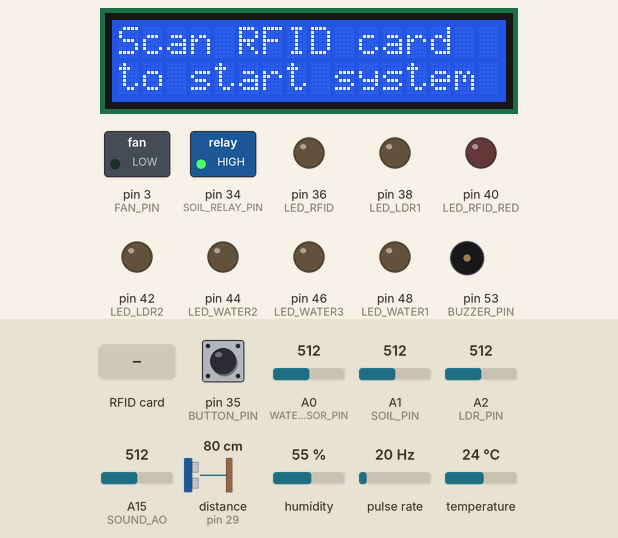
The sketch below on a simulated Arduino Mega 2560, built with avr-gcc and run on an emulated ATmega2560. Shown: 16×2 character LCD, switched loads named in the sketch (green lamp = pin HIGH), output pins drawn as LEDs (lit = HIGH), buzzer (waves = sounding, pin HIGH). Wiring (inferred from the names in the program): pulse sensor: data pin 2. The test bench sets the inputs (shaded band); at power-on: temperature 24 °C, pin 35 (BUTTON_PIN) HIGH, A0 (WATER_SENSOR_PIN) = 512, A1 (SOIL_PIN) = 512, A2 (LDR_PIN) = 512, A15 (SOUND_AO) = 512, distance to the obstacle (sensor on pin 29) 80 cm, humidity 55 %, pulse rate 20 Hz. The echo pulse lasts 58.3 µs per cm; pins used as bus, display or sensor lines are not drawn; what the sketch prints to the serial monitor is not drawn.

Above: at 3.3 s.
3.4 s: RFID card 2A FB 69 32 held to the reader
At 5.0 s:
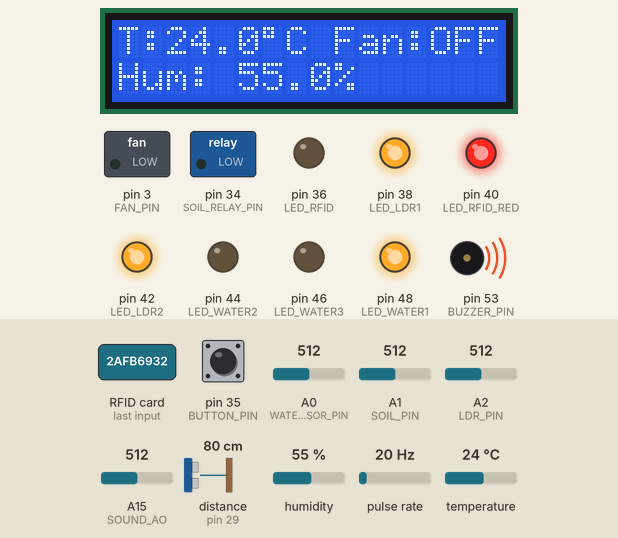
5.9 s: temperature set to 28 °C
At 8.8 s:
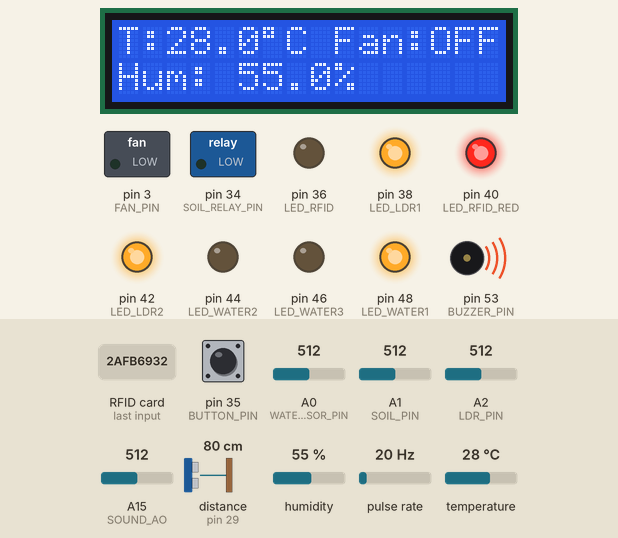
8.9 s: temperature set to 31 °C
11.9 s: pin 35 (BUTTON_PIN) pulled LOW for 0.15 s
At 12.37 s:
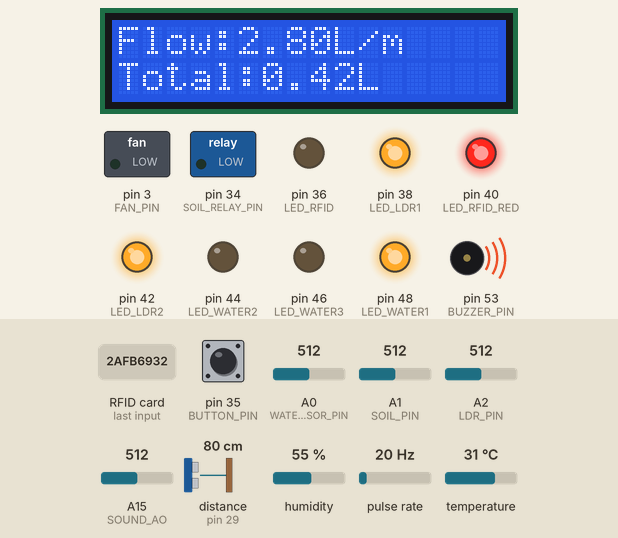
12.6 s: pin 35 (BUTTON_PIN) pulled LOW for 1 s
At 14.5 s:
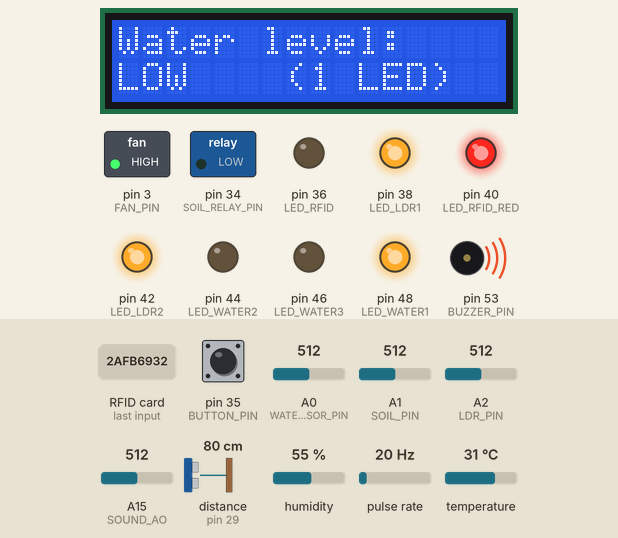
16.6 s: A0 (WATER_SENSOR_PIN) set to 589
18.1 s: A0 (WATER_SENSOR_PIN) set to 612
At 21.0 s:
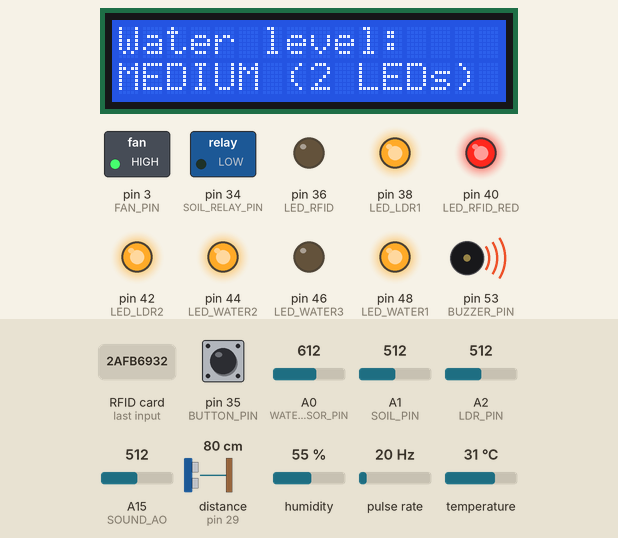
Timing chart, 0 to 22.1 s (numbered marks = the images above; inputs shaded):
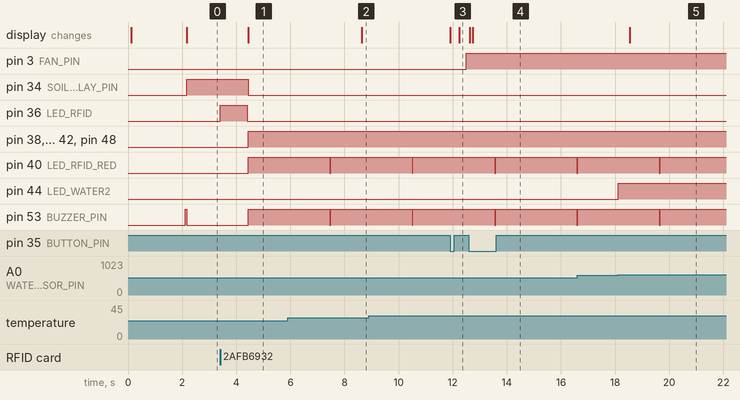

Measured:
- the behaviour switches between 599 and 600 on A0 (WATER_SENSOR_PIN) (found by bisection; images 4 and 5)
- after the input at 3.4 s, pin 34 (SOIL_RELAY_PIN): HIGH → LOW after 1.0 s; pin 36 (LED_RFID): LOW → HIGH at once, → LOW 1.0 s later; pin 38 (LED_LDR1), pin 40 (LED_RFID_RED), pin 42 (LED_LDR2), pin 48 (LED_WATER1), pin 53 (BUZZER_PIN): LOW → HIGH after 1.0 s; the display: changes after 1.0 s (image 1)
- after the input at 5.9 s, the display: changes after 2.7 s (image 2)
- after the input at 11.9 s, the display: first changes at once (image 3 shows a later state)
- after the input at 12.6 s, the display: first changes at once (image 4 shows a later state)
- after the input at 18.1 s, pin 44 (LED_WATER2): LOW → HIGH at once; the display: changes after 0.45 s (image 5)

The sketch:

Greenhouse.ino
```cpp
#include <LiquidCrystal.h>
#include <SPI.h>
#include <MFRC522.h>
#include "Constants.h"
#include "Sensors.h"

LiquidCrystal lcd(22, 23, 24, 25, 26, 27);
MFRC522 rfid(SS_PIN, RST_PIN);

SensorData myData = {0, 0, 0, 0, 0, 0, false, 0, 0.0, 0.0};

bool systemEnabled = false;
byte authorizedUID[4] = {0x2A, 0xFB, 0x69, 0x32};

int lcdPage = 0;
bool lastButtonState = HIGH;

unsigned long lastLCDUpdate = 0;
unsigned long lastSerialStream = 0;
unsigned long buzzerStartTime = 0;
unsigned long soundBuzzerStart = 0;
bool buzzerActive = false;
bool soundBuzzerActive = false;
bool lastObjState = false;

void checkRFID();
void controlOutputs();
void handleButton();
void updateLCD();

void setup() {
  Serial.begin(9600);

  // PRINT CSV HEADER LINE FOR ANALYSIS TOOLS
  Serial.println("Timestamp_ms,Temp_C,Hum_Pct,WaterLevel_Raw,SoilMoisture_Raw,LDR_Raw,Distance_cm,Sound_Raw,FlowRate_Lm,TotalLiters");

  lcd.begin(16, 2);
  lcd.print("Greenhouse v2.0");
  lcd.setCursor(0, 1);
  lcd.print("Modular Boot...");
  delay(2000);
  lcd.clear();

  initSensors();
  SPI.begin();
  rfid.PCD_Init();

  pinMode(LED_WATER1, OUTPUT);
  pinMode(LED_WATER2, OUTPUT);
  pinMode(LED_WATER3, OUTPUT);
  pinMode(LED_RFID, OUTPUT);
  pinMode(LED_RFID_RED, OUTPUT);
  pinMode(LED_LDR1, OUTPUT);
  pinMode(LED_LDR2, OUTPUT);
  pinMode(SOIL_RELAY_PIN, OUTPUT);
  pinMode(BUZZER_PIN, OUTPUT);
  pinMode(BUTTON_PIN, INPUT_PULLUP);
  pinMode(FAN_PIN, OUTPUT);

  digitalWrite(SOIL_RELAY_PIN, HIGH);
  digitalWrite(BUZZER_PIN, LOW);
  digitalWrite(LED_RFID, LOW);
  digitalWrite(LED_RFID_RED, LOW);
  digitalWrite(FAN_PIN, LOW);

  lcd.print("Scan RFID card");
  lcd.setCursor(0, 1);
  lcd.print("to start system");
}

void loop() {
  checkRFID();
  if (!systemEnabled) return;

  readAllSensors(myData);
  controlOutputs();
  handleButton();
  updateLCD();

  // CSV Data Logger Output (Satisfies assignment requirements)
  unsigned long now = millis();
  if (now - lastSerialStream >= SERIAL_STREAM_RATE_MS) {
    lastSerialStream = now;
    Serial.print(now); Serial.print(",");
    Serial.print(myData.temperature, 1); Serial.print(",");
    Serial.print(myData.humidity, 1); Serial.print(",");
    Serial.print(myData.waterLevel); Serial.print(",");
    Serial.print(myData.soilValue); Serial.print(",");
    Serial.print(myData.ldrValue); Serial.print(",");
    Serial.print(myData.distance); Serial.print(",");
    Serial.print(myData.soundLevel); Serial.print(",");
    Serial.print(myData.flowRate, 2); Serial.print(",");
    Serial.println(myData.totalLiters, 2);
  }
}

void checkRFID() {
  if (!rfid.PICC_IsNewCardPresent() || !rfid.PICC_ReadCardSerial()) return;

  if (rfid.uid.uidByte[0] == authorizedUID[0] && rfid.uid.uidByte[1] == authorizedUID[1] &&
      rfid.uid.uidByte[2] == authorizedUID[2] && rfid.uid.uidByte[3] == authorizedUID[3]) {
    systemEnabled = true;
    digitalWrite(LED_RFID_RED, LOW);
    digitalWrite(LED_RFID, HIGH);
    delay(1000);
    digitalWrite(LED_RFID, LOW);
    lcd.clear();
  } else {
    digitalWrite(LED_RFID, LOW);
    digitalWrite(LED_RFID_RED, HIGH);
    lcd.clear();
    lcd.setCursor(0, 0); lcd.print("Access denied!");
    lcd.setCursor(0, 1); lcd.print("Wrong card!     ");
    delay(2000);
    digitalWrite(LED_RFID_RED, LOW);
    lcd.clear();
    lcd.setCursor(0, 0); lcd.print("Scan RFID card");
    lcd.setCursor(0, 1); lcd.print("to start system");
  }
  rfid.PICC_HaltA();
}

void controlOutputs() {
  digitalWrite(FAN_PIN, myData.temperature > TEMP_THRESHOLD ? HIGH : LOW);

  if (myData.waterLevel < WATER_LOW) {
    digitalWrite(LED_WATER1, LOW); digitalWrite(LED_WATER2, LOW); digitalWrite(LED_WATER3, LOW);
  } else if (myData.waterLevel < WATER_MED) {
    digitalWrite(LED_WATER1, HIGH); digitalWrite(LED_WATER2, LOW); digitalWrite(LED_WATER3, LOW);
  } else if (myData.waterLevel < WATER_HIGH) {
    digitalWrite(LED_WATER1, HIGH); digitalWrite(LED_WATER2, HIGH); digitalWrite(LED_WATER3, LOW);
  } else {
    digitalWrite(LED_WATER1, HIGH); digitalWrite(LED_WATER2, HIGH); digitalWrite(LED_WATER3, HIGH);
  }

  digitalWrite(SOIL_RELAY_PIN, myData.soilValue > SOIL_DRY_THRESH ? LOW : HIGH);

  if (myData.ldrValue > DARK_THRESHOLD) {
    digitalWrite(LED_LDR1, HIGH); digitalWrite(LED_LDR2, HIGH);
  } else {
    digitalWrite(LED_LDR1, LOW); digitalWrite(LED_LDR2, LOW);
  }

  if (myData.objectNear && !lastObjState) {
    buzzerActive = true;
    buzzerStartTime = millis();
    digitalWrite(BUZZER_PIN, HIGH);
  }
  if (buzzerActive && millis() - buzzerStartTime >= 5000) {
    buzzerActive = false;
    digitalWrite(BUZZER_PIN, LOW);
  }
  lastObjState = myData.objectNear;

  if (myData.soundLevel > SOUND_THRESHOLD && !soundBuzzerActive) {
    soundBuzzerActive = true;
    soundBuzzerStart = millis();
    digitalWrite(BUZZER_PIN, HIGH);
    digitalWrite(LED_RFID_RED, HIGH);
  }
  if (soundBuzzerActive && millis() - soundBuzzerStart >= 3000) {
    soundBuzzerActive = false;
    if (!buzzerActive) digitalWrite(BUZZER_PIN, LOW);
    digitalWrite(LED_RFID_RED, LOW);
  }
}

void handleButton() {
  bool currentState = digitalRead(BUTTON_PIN);
  if (currentState == LOW && lastButtonState == HIGH) {
    lcdPage = (lcdPage + 1) % 6;
    lcd.clear();
    delay(50);
  }
  lastButtonState = currentState;
}

void updateLCD() {
  unsigned long now = millis();
  if (now - lastLCDUpdate < LCD_UPDATE_RATE_MS) return;
  lastLCDUpdate = now;

  switch (lcdPage) {
    case 0:
      lcd.setCursor(0, 0); lcd.print("T:"); lcd.print(myData.temperature, 1);
      lcd.print((char)223); lcd.print("C Fan:"); lcd.print(myData.temperature > TEMP_THRESHOLD ? "ON " : "OFF");
      lcd.setCursor(0, 1); lcd.print("Hum: "); lcd.print(myData.humidity, 1); lcd.print("%        ");
      break;
    case 1:
      lcd.setCursor(0, 0); lcd.print("Flow:"); lcd.print(myData.flowRate, 2); lcd.print("L/m  ");
      lcd.setCursor(0, 1); lcd.print("Total:"); lcd.print(myData.totalLiters, 2); lcd.print("L    ");
      break;
    case 2:
      lcd.setCursor(0, 0); lcd.print("Water level:    ");
      lcd.setCursor(0, 1);
      if (myData.waterLevel < WATER_LOW) lcd.print("EMPTY  (0 LEDs) ");
      else if (myData.waterLevel < WATER_MED) lcd.print("LOW    (1 LED)  ");
      else if (myData.waterLevel < WATER_HIGH) lcd.print("MEDIUM (2 LEDs) ");
      else lcd.print("FULL   (3 LEDs) ");
      break;
    case 3:
      lcd.setCursor(0, 0); lcd.print("Soil moisture:  ");
      lcd.setCursor(0, 1);
      if (myData.soilValue > SOIL_DRY_THRESH) lcd.print("DRY  Pump: ON   ");
      else lcd.print("WET  Pump: OFF  ");
      break;
    case 4:
      lcd.setCursor(0, 0); lcd.print(myData.objectNear ? "!! OBJECT !!    " : "No object       ");
      lcd.setCursor(0, 1); lcd.print("Dist: "); lcd.print(myData.distance); lcd.print(" cm        ");
      break;
    case 5:
      lcd.setCursor(0, 0); lcd.print("Sound level:    ");
      lcd.setCursor(0, 1); lcd.print("Val:"); lcd.print(myData.soundLevel); lcd.print("  ");
      if (myData.soundLevel > SOUND_THRESHOLD) lcd.print("LOUD!   ");
      else lcd.print("quiet   ");
      break;
  }
}
```

Constants.h
```cpp
#ifndef CONSTANTS_H
#define CONSTANTS_H

// ── PIN DEFINITIONS ────────────────────────────────────────
const int FAN_PIN        = 3;
#define DHTPIN            32
#define DHTTYPE           DHT11

#define SS_PIN            9
#define RST_PIN           6

const int LED_WATER1      = 48;
const int LED_WATER2      = 44;
const int LED_WATER3      = 46;
const int LED_RFID        = 36;
const int LED_RFID_RED    = 40;
const int LED_LDR1        = 38;
const int LED_LDR2        = 42;
const int WATER_SENSOR_PIN = A0;
const int SOIL_PIN         = A1;
const int LDR_PIN          = A2;
const int SOIL_RELAY_PIN   = 34;
const int TRIG_PIN         = 28;
const int ECHO_PIN         = 29;
const int BUZZER_PIN       = 53;
const int BUTTON_PIN       = 35;
const int SOUND_AO         = A15;
#define FLOW_PIN          2

// ── CALIBRATION THRESHOLDS & CONSTANTS ──────────────────────
const int WATER_LOW       = 300;
const int WATER_MED       = 600;
const int WATER_HIGH      = 700;
const int SOIL_DRY_THRESH = 500;
const int DARK_THRESHOLD  = 10;
const int DETECT_DIST_CM  = 20;
const float TEMP_THRESHOLD = 29.0;
const int SOUND_THRESHOLD = 70;

// ── TIMING & SAMPLING RATES (IN MILLISECONDS) ──────────────
// Justifications:
// 1. DHT11 hardware limit requires at least 2000ms between reads.
// 2. Greenhouse water levels, soil moisture, and LDR drift slowly; 1000ms captures real-world changes efficiently.
// 3. Serial data streams out at 1000ms to avoid flooding data logs.
const unsigned long DHT_SAMPLE_RATE_MS    = 2000;
const unsigned long FLOW_SAMPLE_RATE_MS   = 1000;
const unsigned long SERIAL_STREAM_RATE_MS = 1000;
const unsigned long LCD_UPDATE_RATE_MS    = 500;

#endif
```

Sensors.cpp
```cpp
#include "Sensors.h"
#include "Constants.h"
#include <DHT.h>

DHT dht(DHTPIN, DHTTYPE);
volatile int pulseCount = 0;
unsigned long lastFlowTime = 0;
unsigned long lastDHTRead = 0;

void pulseCounter() {
    pulseCount++;
}

void initSensors() {
    dht.begin();
    pinMode(TRIG_PIN, OUTPUT);
    pinMode(ECHO_PIN, INPUT);
    pinMode(FLOW_PIN, INPUT_PULLUP);
    attachInterrupt(digitalPinToInterrupt(FLOW_PIN), pulseCounter, FALLING);
}

void readAllSensors(SensorData &data) {
    unsigned long now = millis();

    // Modularized DHT reading with explicit timing constants
    if (now - lastDHTRead >= DHT_SAMPLE_RATE_MS) {
        float t = dht.readTemperature();
        float h = dht.readHumidity();
        if (!isnan(t)) data.temperature = t;
        if (!isnan(h)) data.humidity = h;
        lastDHTRead = now;
    }

    data.waterLevel = analogRead(WATER_SENSOR_PIN);
    data.soilValue  = analogRead(SOIL_PIN);
    data.ldrValue   = analogRead(LDR_PIN);
    data.distance   = getDistance();
    data.objectNear = (data.distance > 0 && data.distance <= DETECT_DIST_CM);
    data.soundLevel = analogRead(SOUND_AO);

    // Flow sensor calculations using timing windows
    if (now - lastFlowTime >= FLOW_SAMPLE_RATE_MS) {
        detachInterrupt(digitalPinToInterrupt(FLOW_PIN));
        data.flowRate   = pulseCount / 7.5;
        data.totalLiters += data.flowRate / 60.0;
        pulseCount     = 0;
        lastFlowTime   = now;
        attachInterrupt(digitalPinToInterrupt(FLOW_PIN), pulseCounter, FALLING);
    }
}

long getDistance() {
    digitalWrite(TRIG_PIN, LOW);
    delayMicroseconds(2);
    digitalWrite(TRIG_PIN, HIGH);
    delayMicroseconds(10);
    digitalWrite(TRIG_PIN, LOW);
    long duration = pulseIn(ECHO_PIN, HIGH, 30000);
    return duration / 58;
}
```

Sensors.h
```cpp
#ifndef SENSORS_H
#define SENSORS_H

#include <Arduino.h>

// Structure to pass clean data across modules
struct SensorData {
    float temperature;
    float humidity;
    int waterLevel;
    int soilValue;
    int ldrValue;
    long distance;
    bool objectNear;
    int soundLevel;
    float flowRate;
    float totalLiters;
};

// Driver declarations
void initSensors();
void readAllSensors(SensorData &data);
long getDistance();

#endif
```
